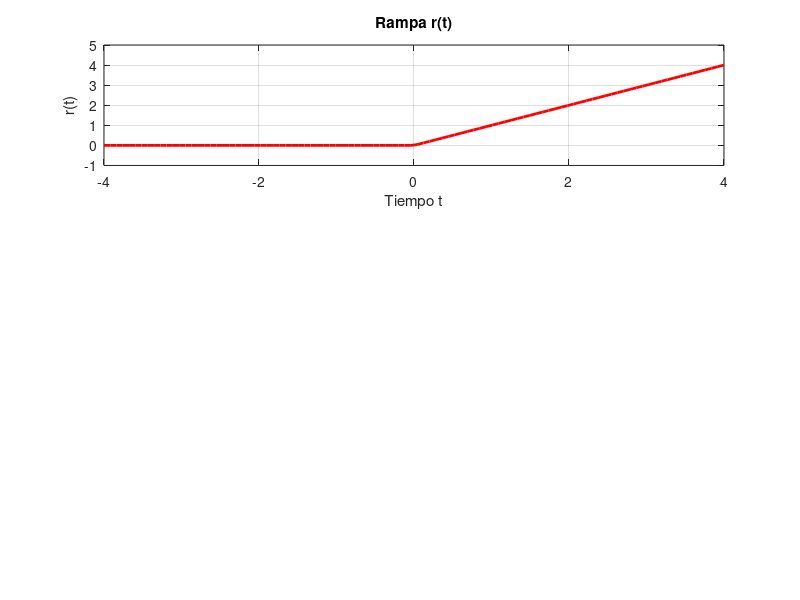

The MATLAB source for this figure: (Note: this script raises an error after producing the figure.)
% Vector tiempo
t = linspace(-4,4)

% Funcion Rampa
function y = u(t)
  y = (t >= 0);
end

function y = r(t)
  y = t.*u(t)
end

% Rampa sobre el orígen
r1 = r(t)

% Rampa desplazada dos unidades a la derecha
r2 = r(t-2)

% Rampa desplazada dos unidades a la izquierda
r3 = r(-t-2)

% r(t)
subplot(3,1,1)
plot(t, r1, 'r', 'LineWidth', 2)
xlabel("Tiempo t")
ylabel("r(t)")
title("Rampa r(t)")
grid on
ylim([-1 5])
yline(0)
xline(0)

% r(t-2)
subplot(3,1,2)
plot(t, r3, 'b', 'LineWidth', 2)
xlabel("Tiempo t")
ylabel("r(t-2)")
title("Rampa r(t-2)")
grid on
ylim([-1 5])
yline(0)
xline(0)

% r(-t-2)
subplot(3,1,3)
plot(t, r2, 'm', 'LineWidth', 2)
xlabel("Tiempo t")
ylabel("r(-t-2)")
title("Rampa r(-t-2)")
grid on
ylim([-1 5])
yline(0)
xline(0)

%{
1) Al momento de realizar un desplazamiento bajo un valor dado, este se da para toda la grafica, desplazando
   TODOS los puntos de la misma, incluidos aquellos en los que su valor es 0.
2) Porque al multiplicar el argumento por un signo - estamos realizando una reflexión sobre
   el eje y.
%}
